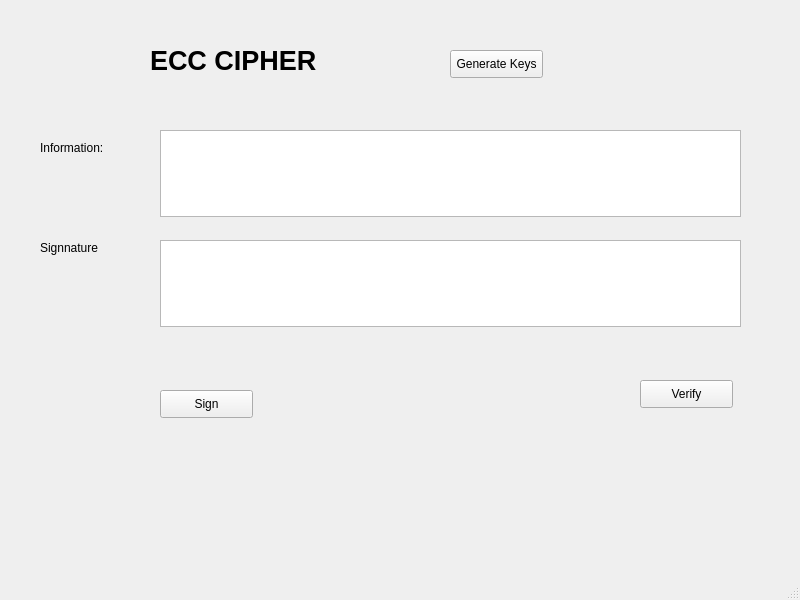
<?xml version="1.0" encoding="UTF-8"?>
<ui version="4.0">
 <class>MainWindow</class>
 <widget class="QMainWindow" name="MainWindow">
  <property name="geometry">
   <rect>
    <x>0</x>
    <y>0</y>
    <width>800</width>
    <height>600</height>
   </rect>
  </property>
  <property name="windowTitle">
   <string>MainWindow</string>
  </property>
  <widget class="QWidget" name="centralwidget">
   <widget class="QLabel" name="label">
    <property name="geometry">
     <rect>
      <x>150</x>
      <y>30</y>
      <width>241</width>
      <height>61</height>
     </rect>
    </property>
    <property name="font">
     <font>
      <family>MS Shell Dlg 2</family>
      <pointsize>20</pointsize>
      <weight>75</weight>
      <bold>true</bold>
     </font>
    </property>
    <property name="text">
     <string>ECC CIPHER</string>
    </property>
   </widget>
   <widget class="QPushButton" name="btn_gen_keys">
    <property name="geometry">
     <rect>
      <x>450</x>
      <y>50</y>
      <width>93</width>
      <height>28</height>
     </rect>
    </property>
    <property name="text">
     <string>Generate Keys</string>
    </property>
   </widget>
   <widget class="QLabel" name="label_2">
    <property name="geometry">
     <rect>
      <x>40</x>
      <y>140</y>
      <width>91</width>
      <height>16</height>
     </rect>
    </property>
    <property name="text">
     <string>Information:</string>
    </property>
   </widget>
   <widget class="QLabel" name="label_3">
    <property name="geometry">
     <rect>
      <x>40</x>
      <y>240</y>
      <width>71</width>
      <height>16</height>
     </rect>
    </property>
    <property name="text">
     <string>Signnature</string>
    </property>
   </widget>
   <widget class="QTextEdit" name="textEdit">
    <property name="geometry">
     <rect>
      <x>160</x>
      <y>130</y>
      <width>581</width>
      <height>87</height>
     </rect>
    </property>
   </widget>
   <widget class="QTextEdit" name="textEdit_2">
    <property name="geometry">
     <rect>
      <x>160</x>
      <y>240</y>
      <width>581</width>
      <height>87</height>
     </rect>
    </property>
   </widget>
   <widget class="QPushButton" name="btn_sign">
    <property name="geometry">
     <rect>
      <x>160</x>
      <y>390</y>
      <width>93</width>
      <height>28</height>
     </rect>
    </property>
    <property name="text">
     <string>Sign</string>
    </property>
   </widget>
   <widget class="QPushButton" name="btn_verify">
    <property name="geometry">
     <rect>
      <x>640</x>
      <y>380</y>
      <width>93</width>
      <height>28</height>
     </rect>
    </property>
    <property name="text">
     <string>Verify</string>
    </property>
   </widget>
  </widget>
  <widget class="QMenuBar" name="menubar">
   <property name="geometry">
    <rect>
     <x>0</x>
     <y>0</y>
     <width>800</width>
     <height>26</height>
    </rect>
   </property>
  </widget>
  <widget class="QStatusBar" name="statusbar"/>
 </widget>
 <resources/>
 <connections/>
</ui>
